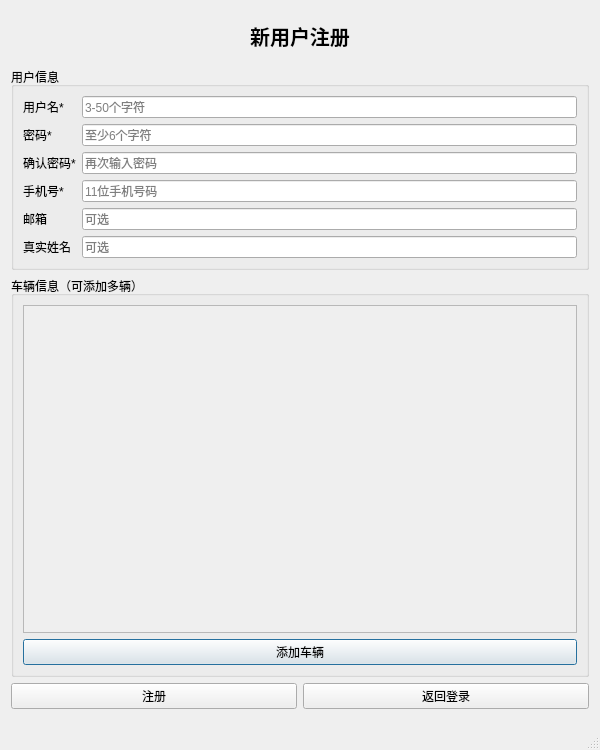
<?xml version="1.0" encoding="UTF-8"?>
<ui version="4.0">
 <class>RegisterWindow</class>
 <widget class="QDialog" name="RegisterWindow">
  <property name="geometry">
   <rect>
    <x>0</x>
    <y>0</y>
    <width>600</width>
    <height>750</height>
   </rect>
  </property>
  <property name="windowTitle">
   <string>用户注册</string>
  </property>

  <!-- ✅允许用户拖拽右下角改变大小 -->
  <property name="sizeGripEnabled">
   <bool>true</bool>
  </property>

  <!-- ✅确保窗口可以自由调整大小 -->
  <property name="minimumSize">
   <size>
    <width>400</width>
    <height>500</height>
   </size>
  </property>

  <layout class="QVBoxLayout" name="verticalLayout" stretch="0,1,2,0,0">
   <item>
    <widget class="QLabel" name="label_title">
     <property name="text">
      <string>新用户注册</string>
     </property>
     <property name="alignment">
      <set>Qt::AlignCenter</set>
     </property>
     <property name="styleSheet">
      <string notr="true">font-size: 20px; font-weight: bold; padding: 10px;</string>
     </property>
    </widget>
   </item>

   <item>
    <widget class="QGroupBox" name="groupBox_user">
     <property name="title">
      <string>用户信息</string>
     </property>

     <!-- ✅允许内容扩展 -->
     <property name="sizePolicy">
      <sizepolicy hsizetype="Expanding" vsizetype="Expanding">
       <horstretch>0</horstretch>
       <verstretch>1</verstretch>
      </sizepolicy>
     </property>

     <layout class="QFormLayout" name="formLayout_user">
      <item row="0" column="0">
       <widget class="QLabel" name="label_username">
        <property name="text">
         <string>用户名*</string>
        </property>
       </widget>
      </item>
      <item row="0" column="1">
       <widget class="QLineEdit" name="edit_username">
        <property name="placeholderText">
         <string>3-50个字符</string>
        </property>
       </widget>
      </item>

      <item row="1" column="0">
       <widget class="QLabel" name="label_password">
        <property name="text">
         <string>密码*</string>
        </property>
       </widget>
      </item>
      <item row="1" column="1">
       <widget class="QLineEdit" name="edit_password">
        <property name="placeholderText">
         <string>至少6个字符</string>
        </property>
        <property name="echoMode">
         <enum>QLineEdit::Password</enum>
        </property>
       </widget>
      </item>

      <item row="2" column="0">
       <widget class="QLabel" name="label_confirm_password">
        <property name="text">
         <string>确认密码*</string>
        </property>
       </widget>
      </item>
      <item row="2" column="1">
       <widget class="QLineEdit" name="edit_confirm_password">
        <property name="placeholderText">
         <string>再次输入密码</string>
        </property>
        <property name="echoMode">
         <enum>QLineEdit::Password</enum>
        </property>
       </widget>
      </item>

      <item row="3" column="0">
       <widget class="QLabel" name="label_phone">
        <property name="text">
         <string>手机号*</string>
        </property>
       </widget>
      </item>
      <item row="3" column="1">
       <widget class="QLineEdit" name="edit_phone">
        <property name="placeholderText">
         <string>11位手机号码</string>
        </property>
       </widget>
      </item>

      <item row="4" column="0">
       <widget class="QLabel" name="label_email">
        <property name="text">
         <string>邮箱</string>
        </property>
       </widget>
      </item>
      <item row="4" column="1">
       <widget class="QLineEdit" name="edit_email">
        <property name="placeholderText">
         <string>可选</string>
        </property>
       </widget>
      </item>

      <item row="5" column="0">
       <widget class="QLabel" name="label_real_name">
        <property name="text">
         <string>真实姓名</string>
        </property>
       </widget>
      </item>
      <item row="5" column="1">
       <widget class="QLineEdit" name="edit_real_name">
        <property name="placeholderText">
         <string>可选</string>
        </property>
       </widget>
      </item>

     </layout>
    </widget>
   </item>

   <item>
    <widget class="QGroupBox" name="groupBox_vehicle">
     <property name="title">
      <string>车辆信息（可添加多辆）</string>
     </property>

     <!-- ✅可扩展 -->
     <property name="sizePolicy">
      <sizepolicy hsizetype="Expanding" vsizetype="Expanding">
       <horstretch>0</horstretch>
       <verstretch>2</verstretch>
      </sizepolicy>
     </property>

     <layout class="QVBoxLayout" name="vehicleMainLayout" stretch="1,0">
      <item>
       <widget class="QScrollArea" name="scrollArea_vehicles">
        <property name="widgetResizable">
         <bool>true</bool>
        </property>
        <widget class="QWidget" name="vehiclesContainer">
         <layout class="QVBoxLayout" name="vehicleListLayout"/>
        </widget>
       </widget>
      </item>
      <item>
       <widget class="QPushButton" name="btn_add_vehicle">
        <property name="text">
         <string>添加车辆</string>
        </property>
       </widget>
      </item>
     </layout>
    </widget>
   </item>

   <item>
    <layout class="QHBoxLayout" name="horizontalLayout_buttons">
     <item>
      <widget class="QPushButton" name="btn_register">
       <property name="text">
        <string>注册</string>
       </property>
      </widget>
     </item>
     <item>
      <widget class="QPushButton" name="btn_back">
       <property name="text">
        <string>返回登录</string>
       </property>
      </widget>
     </item>
    </layout>
   </item>

   <item>
    <widget class="QLabel" name="label_status">
     <property name="text">
      <string></string>
     </property>
     <property name="alignment">
      <set>Qt::AlignCenter</set>
     </property>
     <property name="styleSheet">
      <string notr="true">color: red; padding: 5px; font-size: 12px;</string>
     </property>
    </widget>
   </item>

  </layout>
 </widget>

 <resources/>
 <connections/>
</ui>
